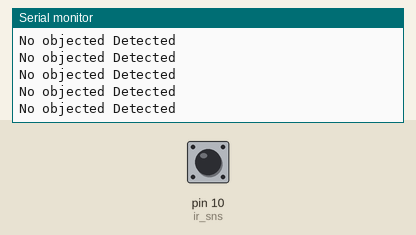
Bench run of a sketch on a simulated Arduino Uno, built with avr-gcc and run on an emulated ATmega328P. Shown: the last lines printed to the serial monitor. The inputs (shaded band) are chosen by the test bench; at power-on: pin 10 (ir_sns) LOW.

Above: at 1.2 s.
1.3 s: pin 10 (ir_sns) driven HIGH
At 1.8 s:
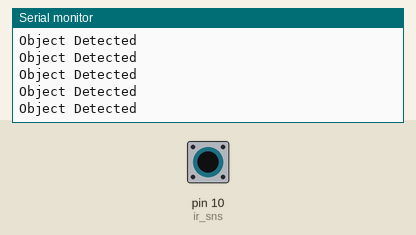
3.2 s: pin 10 (ir_sns) driven LOW
At 4.2 s:
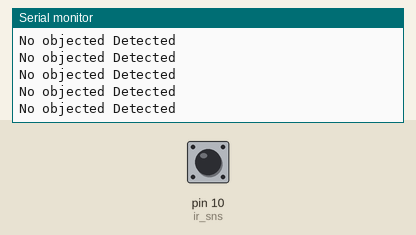
6.2 s: pin 10 (ir_sns) driven HIGH
At 7.0 s:
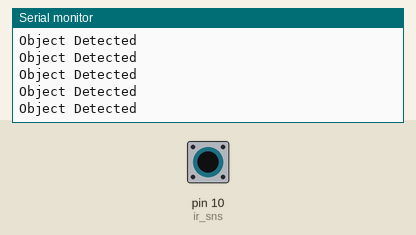
9.2 s: pin 10 (ir_sns) driven LOW
At 10.0 s:
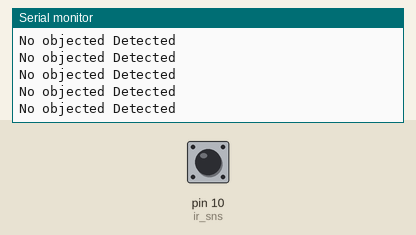
12.2 s: pin 10 (ir_sns) driven HIGH
At 12.7 s:
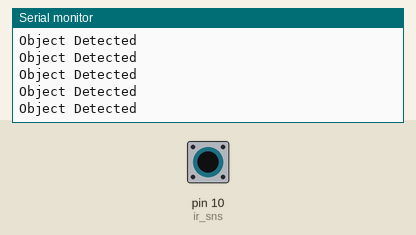

The sketch:

IR_sensor.ino
```cpp
int ir_sns=10;
int val;
void setup()
{
  Serial.begin(9600);
  pinMode(ir_sns,INPUT);
}
void loop()
{
  val=digitalRead(ir_sns);
  if(val)
  {
    Serial.println("Object Detected");
  }
  else
  {
    Serial.println("No objected Detected");
  }
}
```

Measured:
- after the input at 1.3 s, the serial monitor: prints a new line after 0.07 s (image 1)
